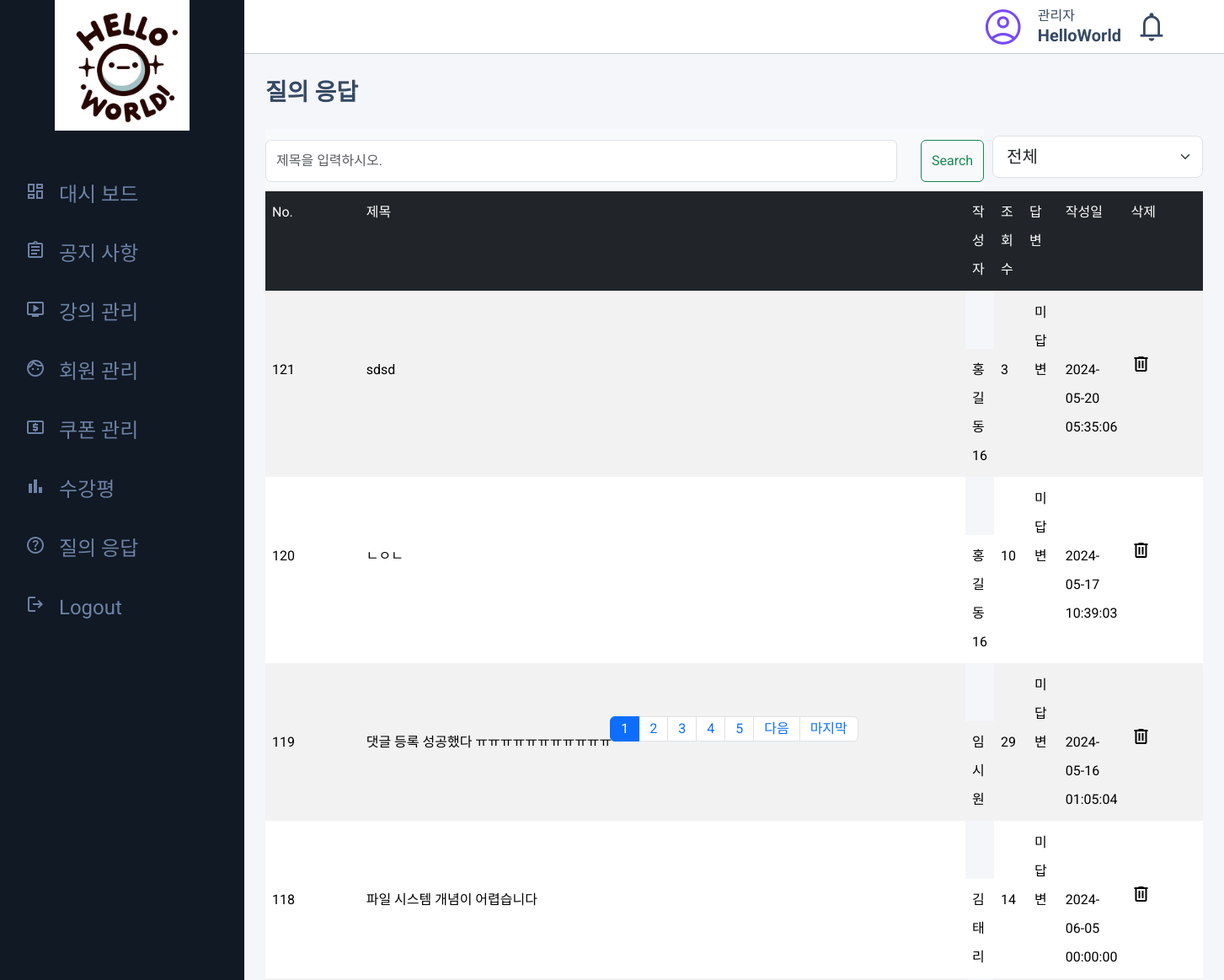
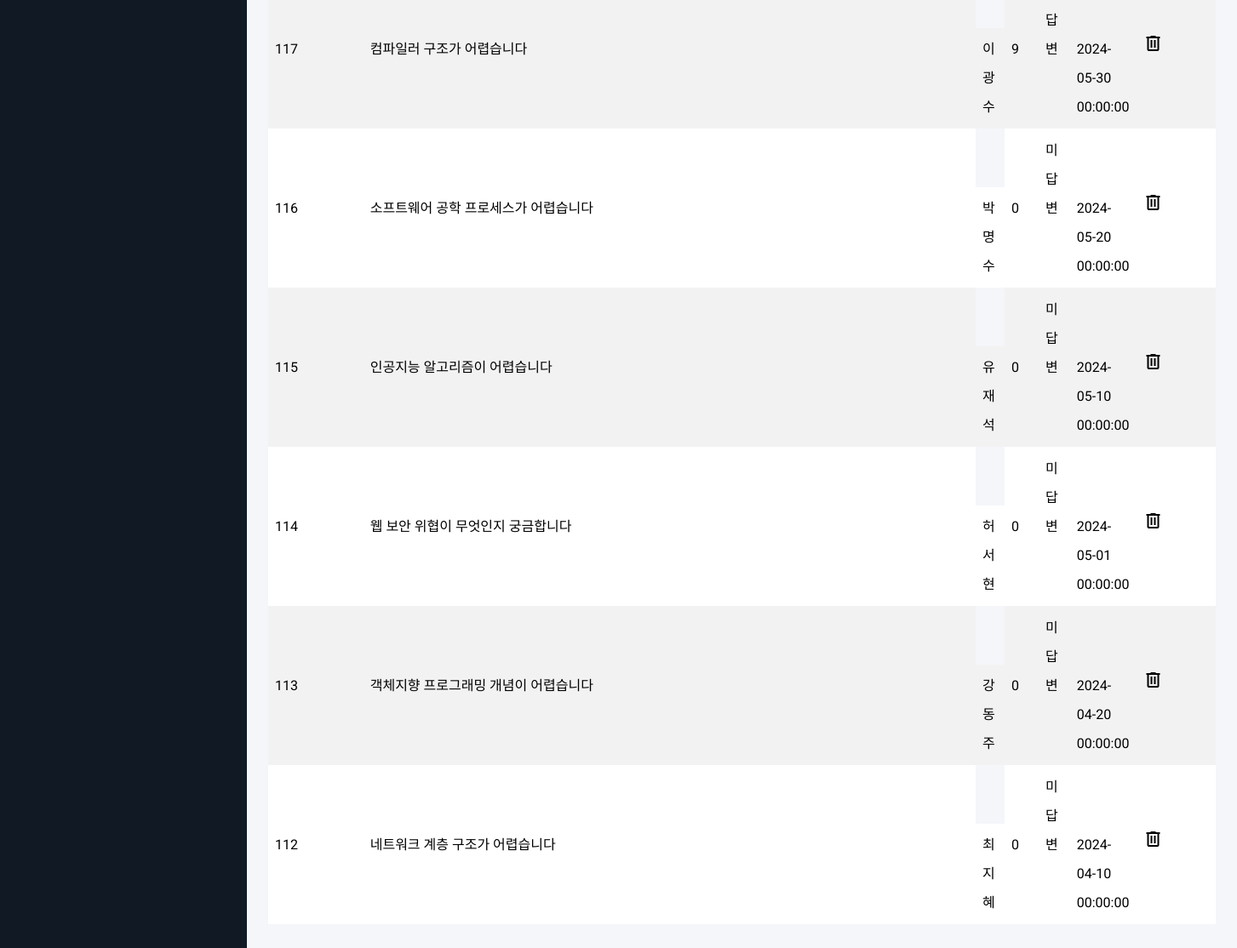
Page /qna/qna.php (signed in) on the committed database (2 pictures, top to bottom).
### tables this page shows
CREATE TABLE `qna` (
  `idx` int(11) NOT NULL,
  `cid` int(11) NOT NULL,
  `name` varchar(20) NOT NULL,
  `title` text NOT NULL,
  `lecture_name` varchar(100) NOT NULL,
  `view` int(11) NOT NULL DEFAULT 0,
  `reply` varchar(10) NOT NULL,
  `date` datetime NOT NULL,
  `content` varchar(1200) NOT NULL,
  `files` varchar(1200) NOT NULL,
  `user_id` varchar(145) NOT NULL,
  `selected_comment_id` int(11) DEFAULT NULL
);

### admin/inc/pagination.php (called while the page is built, shortened)
<?php
$pageNumber = $_GET['pageNumber'] ?? 1;
$pageCount = $_GET['pageCount'] ?? 10;
$startLimit = ($pageNumber -1)*$pageCount;

### qna/qna.php (the view, shortened to what this page needs)
<?php
include_once $_SERVER['DOCUMENT_ROOT'] . '/helloworld/inc/dbcon.php';
include_once $_SERVER['DOCUMENT_ROOT'] . '/helloworld/admin/inc/pagination.php';
$sql = "SELECT * FROM qna WHERE 1=1";
$keyword = isset($_GET['keyword']) ? $_GET['keyword'] : '';
$answer_option = isset($_GET['answer']) ? $_GET['answer'] : '';
$sql .= " ORDER BY idx DESC";
$result_count = $mysqli->query($sql);
$totalcount = $result_count->num_rows;
$sql .= " LIMIT $startLimit, $pageCount";
$result = $mysqli->query($sql);
?>
<!DOCTYPE html>
<html lang="en">
<head>
    <link rel="stylesheet" href="https://cdnjs.cloudflare.com/ajax/libs/normalize/8.0.1/normalize.min.css"
/>
    <link rel="stylesheet" href="https://cdnjs.cloudflare.com/ajax/libs/bootstrap/5.3.1/css/bootstrap.min.css"
/>
    <link rel="stylesheet"
          href="https://cdn.jsdelivr.net/npm/@tabler/icons-webfont@latest/tabler-icons.min.css"/>
    <link rel="stylesheet"
          href="https://cdnjs.cloudflare.com/ajax/libs/jqueryui/1.13.2/themes/black-tie/jquery-ui.min.css"
/>
    <link rel="stylesheet" href="/helloworld/css/common.css"/>
    <link rel="stylesheet" href="/helloworld/css/index.css"/>
</head>
<body>
<?php
include_once $_SERVER['DOCUMENT_ROOT'] . '/helloworld/inc/header.php';
?>
<h2>질의 응답</h2>
<div class="bar-top d-flex">
    <nav class="navbar navbar-light bg-light">
        <div class="container-fluid">
            <form action="" class="block-top d-flex">
                <input class="form-control me-2" type="text" name="keyword" placeholder="제목을 입력하시오."
                       aria-label="Search" value="<?= $keyword ?>">
                <button class="btn btn-outline-success" type="submit">Search</button>
            </form>
        </div>
    </nav>
    <select class="form-select form-select-lg mb-3 sb p" aria-label="Large select example" id="answerFilter" onchange="location.href='qna.php?answer='+this.value+'&keyword=<?= $keyword ?>&pageNumber=<?= $pageNumber ?>'">
            <option value="all" <?= $answer_option === '' ? 'selected' : '' ?>>전체</option>
        </select>
</div>
<table class="table table-hover table-striped">
    <thead class="table-dark">
    <tr>
        <th scope="col">No&#46;</th>
        <th scope="col">제목</th>
        <th scope="col">작성자</th>
        <th scope="col">조회수</th>
        <th scope="col">답변</th>
        <th scope="col">작성일</th>
        <th scope="col">삭제</th>
    </tr>
    </thead>
    <tbody>
    <?php
    while ($row = $result->fetch_assoc()) {
        $title = $row["title"];
        ?>
        <tr>
            <th scope="row" class="no_th"><?= $row['idx']; ?></th>
            <td class="title_td"><a href="qna_detail.php?id=<?= $row['idx']; ?>"><?= $title; ?></a></td>
            <td class="lock d-flex"><?= $row['name']; ?></td>
            <td><?= $row['view']; ?></td>
            <td class="text_center text_btn"><button type="button" class="<?= $buttonClass ?>"><?= $row['reply']; ?></button></td>
            <td><?= $row['date']; ?></td>
            <td class="delete_td">
                <a href="qna_delete.php?id=<?= $row['idx']; ?>" onclick="return confirm('정말 삭제하시겠습니까?');">
                    <span class="material-symbols-outlined">delete</span>
                </a>
            </td>
        </tr>
        <?php
    }
    ?>
    </tbody>
</table>
<div class="d-flex justify-content-center">
   <ul class="pagination">
       <?php
       $block_ct = 5;
       $total_page = ceil($totalcount / $pageCount);
       $block_num = ceil($pageNumber / $block_ct);
       $block_start = (($block_num - 1) * $block_ct) + 1;
       $block_end = $block_start + $block_ct - 1;
       for ($i = $block_start; $i <= $block_end; $i++) {
           if ($i == $pageNumber) {
               echo "<li class=\"page-item active\"><a href=\"qna.php?pageNumber=$i&keyword=$keyword\" class=\"page-link\">$i</a></li>";
           } else {
               echo "<li class=\"page-item\"><a href=\"qna.php?pageNumber=$i&keyword=$keyword\" class=\"page-link\">$i</a></li>";
           }
       }
       if ($pageNumber < $total_page) {
           if ($block_end < $total_page) {
               $next = $block_num * $block_ct + 1;
               echo "<li class=\"page-item\"><a href=\"qna.php?pageNumber=$next&keyword=$keyword\" class=\"page-link\">다음</a></li>";
           }
           echo "<li class=\"page-item\"><a href=\"qna.php?pageNumber=$total_page&keyword=$keyword\" class=\"page-link\">마지막</a></li>";
       }
       ?>
   </ul>
</div>
<?php
include_once $_SERVER['DOCUMENT_ROOT'] . '/helloworld/inc/footer.php';
?>
</body>
</html>

### css/common.css (style rules this page uses)
:root { --f-H2: 28px; --f-H1: 32px; --f-H3: 24px; --f-H4: 20px; --f-H5: 18px; --f-H6: 14px; --f-p: 16px; --c-background: #fff; --c-main: #f5f5f5; --c-sub: #11359a; --c-font: #364a63; --c-lightgray: #8094ae; --c-yellow: #f4bd0e; --c-lightblue: #09c2de; --c-lightgreen: #1ee0ac; --c-lightred: #e85347; --c-blue: #465fff; --c-button: #7749f8; --c-button-hover: #5227cc; --c-menu-font: #6e82a5; --c-menu-font-hover: #7f8dff; --c-menu-BG: #101924; --c-active-button: #798bff; --c-Nonactive-button: #6c757d; --c-complete-button: #28a745; --c-complete-button-hover: #079828; --c-cancle-button: #dc3545; --c-active-check-button: #499eed; --c-Nonactive-check-button: #8a8686; --c-contentBG: #f5f6fa; --c-space_updown: 30px; }
tr { line-height: 50px; }
h2 { font-size: var(--f-H2); font-weight: bold; margin-bottom: 30px; }
body { font-family: "Roboto", sans-serif; color: var(--c-font); }

### css/index.css (style rules this page uses)
ul { list-style-type: disc; }
.form-select { width: 500px; height: 60px; }

### qna/qna.php (style rules this page uses)
tr { line-height: 34px; }
.block-top { gap: 20px; }
.form-control { width: 750px; height: 50px; }
.form-select { width: 250px; height: 50px; margin-top: 7px; }
.bar-top { justify-content: space-between; }
.pagination { margin-top: 20px; justify-content: center; }
.container-fluid { padding: 0; }
.lock { align-items: center; gap: 10px; }
.title_td { width: 800px; }
.no_th { width: 120px; }
.delete_td { width: 100px; }
.pagination { position: absolute; top: 830px; justify-content: center; }

### rows in the picture
qna: idx "121", title "sdsd", name "홍길동16", view "3", reply "미답변", date "2024-05-20 05:35:06"
qna: idx "120", title "ㄴㅇㄴ", name "홍길동16", view "10", reply "미답변", date "2024-05-17 10:39:03"
qna: idx "119", title "댓글 등록 성공했다 ㅠㅠㅠㅠㅠㅠㅠㅠㅠㅠㅠ", name "임시원", view "29", reply "미답변", date "2024-05-16 01:05:04"
qna: idx "118", title "파일 시스템 개념이 어렵습니다", name "김태리", view "14", reply "미답변", date "2024-06-05 00:00:00"
qna: idx "117", title "컴파일러 구조가 어렵습니다", name "이광수", view "9", reply "답변", date "2024-05-30 00:00:00"
qna: idx "116", title "소프트웨어 공학 프로세스가 어렵습니다", name "박명수", view "0", reply "미답변", date "2024-05-20 00:00:00"
qna: idx "115", title "인공지능 알고리즘이 어렵습니다", name "유재석", view "0", reply "미답변", date "2024-05-10 00:00:00"
qna: idx "114", title "웹 보안 위협이 무엇인지 궁금합니다", name "허서현", view "0", reply "미답변", date "2024-05-01 00:00:00"
qna: idx "113", title "객체지향 프로그래밍 개념이 어렵습니다", name "강동주", view "0", reply "미답변", date "2024-04-20 00:00:00"
qna: idx "112", title "네트워크 계층 구조가 어렵습니다", name "최지혜", view "0", reply "미답변", date "2024-04-10 00:00:00"

### other values in the picture
$_SESSION['AUNAME'] "HelloWorld"
